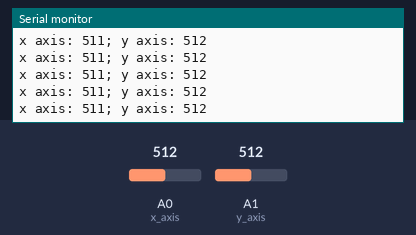
A program run on a simulated Arduino Uno, built with avr-gcc and run on an emulated ATmega328P. Parts: the last lines printed to the serial monitor. The test bench sets the inputs (shaded band); at power-on: A1 (y_axis) = 512, A0 (x_axis) = 512. No radio packets arrive unless stated.

Above: at 1.2 s.
1.3 s: A1 (y_axis) set to 106
At 2.1 s:
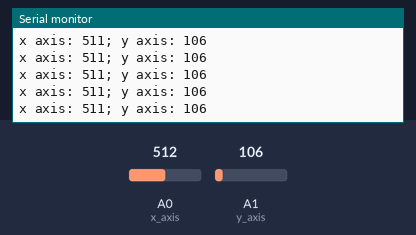
2.8 s: A1 (y_axis) set to 92
At 3.7 s:
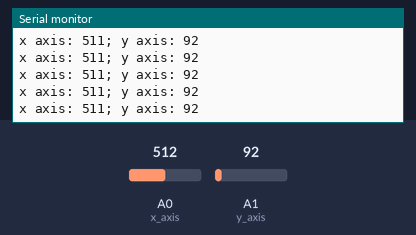
5.8 s: A0 (x_axis) set to 25
At 6.9 s:
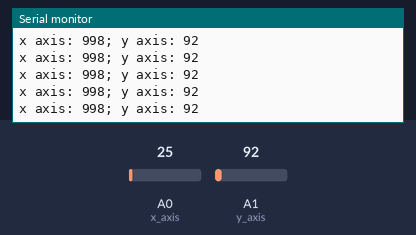
8.8 s: A0 (x_axis) set to 20
At 9.8 s:
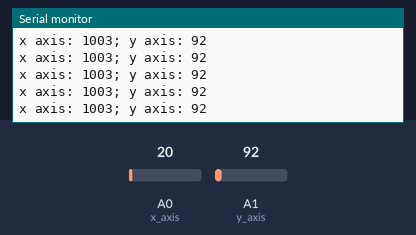
11.8 s: A1 (y_axis) set to 11
At 12.3 s:
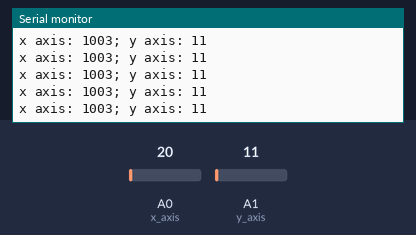
13.3 s: A1 (y_axis) set to 8
At 14.3 s:
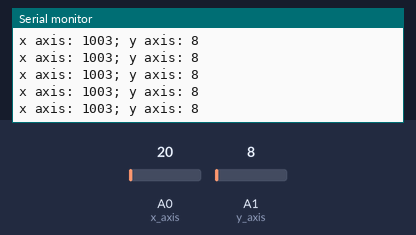
Timing chart, 0 to 16.3 s (numbered marks = the images above; inputs shaded):
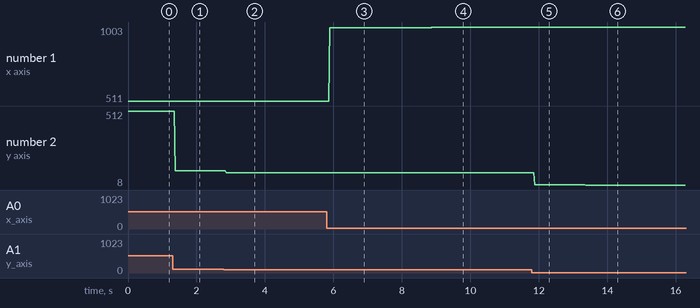

The program:

main.cpp
```cpp
#include <Arduino.h>
#include <SPI.h>
#include <nRF24L01.h>
#include <RF24.h>

#define x_axis A0
#define y_axis A1

RF24 radio(7, 8); // CE, CSN

const byte address[6] = "00001";

void setup() {
  pinMode(x_axis, INPUT);
  pinMode(y_axis, INPUT);
  Serial.begin(9600);
  radio.begin();
  radio.openWritingPipe(address);
  radio.setPALevel(RF24_PA_MAX);
  radio.setAutoAck(false);
  radio.stopListening();
}

void loop() {
  int x = analogRead(x_axis);
  int y = analogRead(y_axis);

  Serial.print("x axis: ");
  Serial.print(1023 - x);
  Serial.print("; y axis: ");
  Serial.println(y);

  int data[] = {x, y};
  radio.write(&data, sizeof(data));
  // delay(1000);

}
```

Measured:
- after the input at 1.3 s, the serial monitor: prints a new line after 0.08 s (image 1)
- after the input at 2.8 s, the serial monitor: prints a new line after 0.07 s (image 2)
- after the input at 5.8 s, the serial monitor: prints a new line after 0.09 s (image 3)
- after the input at 8.8 s, the serial monitor: prints a new line after 0.08 s (image 4)
- after the input at 11.8 s, the serial monitor: prints a new line after 0.08 s (image 5)
- after the input at 13.3 s, the serial monitor: prints a new line after 0.07 s (image 6)
- plotted number 1: 511 → 998 after the input at 5.8 s, 998 → 1003 after the input at 8.8 s
- plotted number 2: 512 → 106 after the input at 1.3 s, 106 → 92 after the input at 2.8 s, 92 → 11 after the input at 11.8 s, 11 → 8 after the input at 13.3 s
